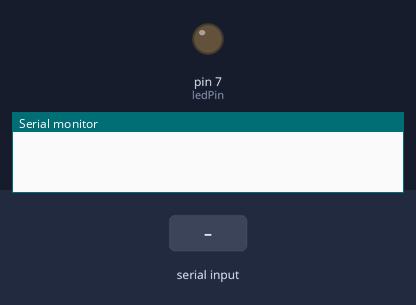
This sketch was run on a simulated Arduino Uno, built with avr-gcc and run on an emulated ATmega328P. Parts: output pins drawn as LEDs (lit = HIGH), the last lines printed to the serial monitor. The inputs (shaded band) are chosen by the test bench.

Above: at 2.1 s.
2.2 s: "1" received over the second serial link
At 3.3 s:
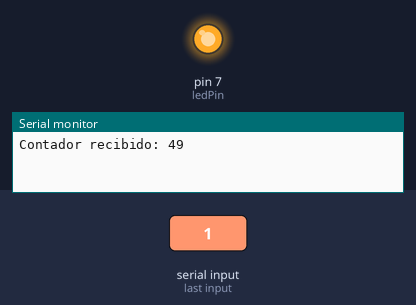
Timing chart, 0 to 5.2 s (numbered marks = the images above; inputs shaded):
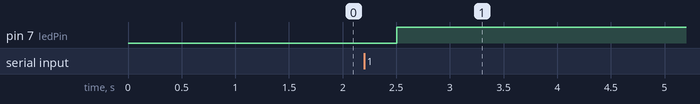

Measured:
- after the input at 2.2 s, pin 7 (ledPin): LOW → HIGH after 0.31 s

The sketch:

controlador.ino
```cpp
#include <SoftwareSerial.h>

SoftwareSerial mySerial(10, 11); // RX, TX
const int ledPin = 7;
byte valor = 0;

void setup() {
  pinMode(ledPin, OUTPUT);
  mySerial.begin(9600);
  Serial.begin(9600);
}

void loop() {
  mySerial.write(1); // Pedir dato al Peripheral

  delay(100); // Dar tiempo a que Peripheral responda

  if (mySerial.available()) {
    valor = mySerial.read(); // Leer contador
    Serial.print("Contador recibido: ");
    Serial.println(valor);

    // Encender LED si contador > 10
    digitalWrite(ledPin, (valor > 10) ? HIGH : LOW);
  }

  delay(500);
}
```
